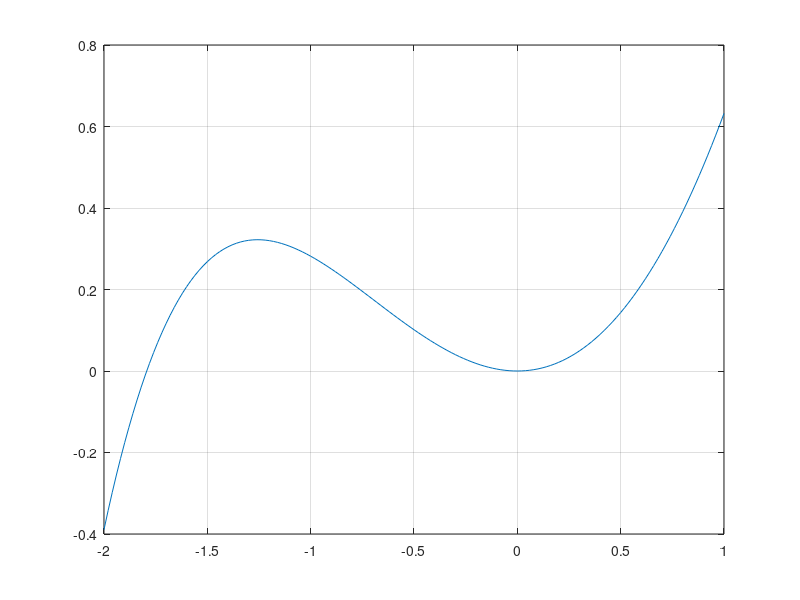

The MATLAB script that drew this image:
clear all
close all
format short
clc

f=@(x) x.^2-x+1-exp(-x);
fp=@(x) 2.*x+exp(-x)-1;
a=-2 ;
b=1  ;
e=1e-12;
xmesh=[a:0.02:b];

plot(xmesh,f(xmesh))
grid on

%   Bisection

ag=-2; bg=-1.5;
midp=(ag+bg)/2;
counter_b=0;
err_b=1;

while abs(err_b)>e
    if f(ag)*f(midp)<0
        bg=midp;
    else
        ag=midp;
    end
    midp=(ag+bg)/2;
    err_b=f(midp);
    counter_b=counter_b+1;
end

Bisection=[counter_b midp err_b]

% Chord

ag=-2;
bg=-1.5;
intg=-1.9;
err_c=1;
counter_Chord=0;

while abs(err_c)>e
    delta=-(bg-ag).*f(intg)/(f(bg)-f(ag));
    z=intg+delta;
    err_c=f(z);
    intg=z;
    counter_Chord=counter_Chord+1;
end

Chord=[counter_Chord,z,err_c]


% Secant

xk=-1.9; xk1=-1.5;
err_s=1;
counter_s=0;

while abs(err_s)>10^-12
     delta_s=-(xk-xk1)*f(xk)/(f(xk)-f(xk1));
     z1=xk+delta_s;
     err_s=f(z1);
     xk1=xk;
     xk=z1;
     counter_s=counter_s+1;
     
end
Secant=[counter_s,z1,err_s]


% Newton
intg=-1.9;
err_n=1;
counter_new=0;

while abs(err_n)>e
    delta_n=-f(intg)/fp(intg);
    z_2=intg+delta_n;
    err_n=f(z_2);
    intg=z_2;
    counter_new=counter_new+1;
end

Newton=[counter_new,z_2,err_n]
    
    
    
    
    
    
    
    
    
    
    
    
    
    
    
    